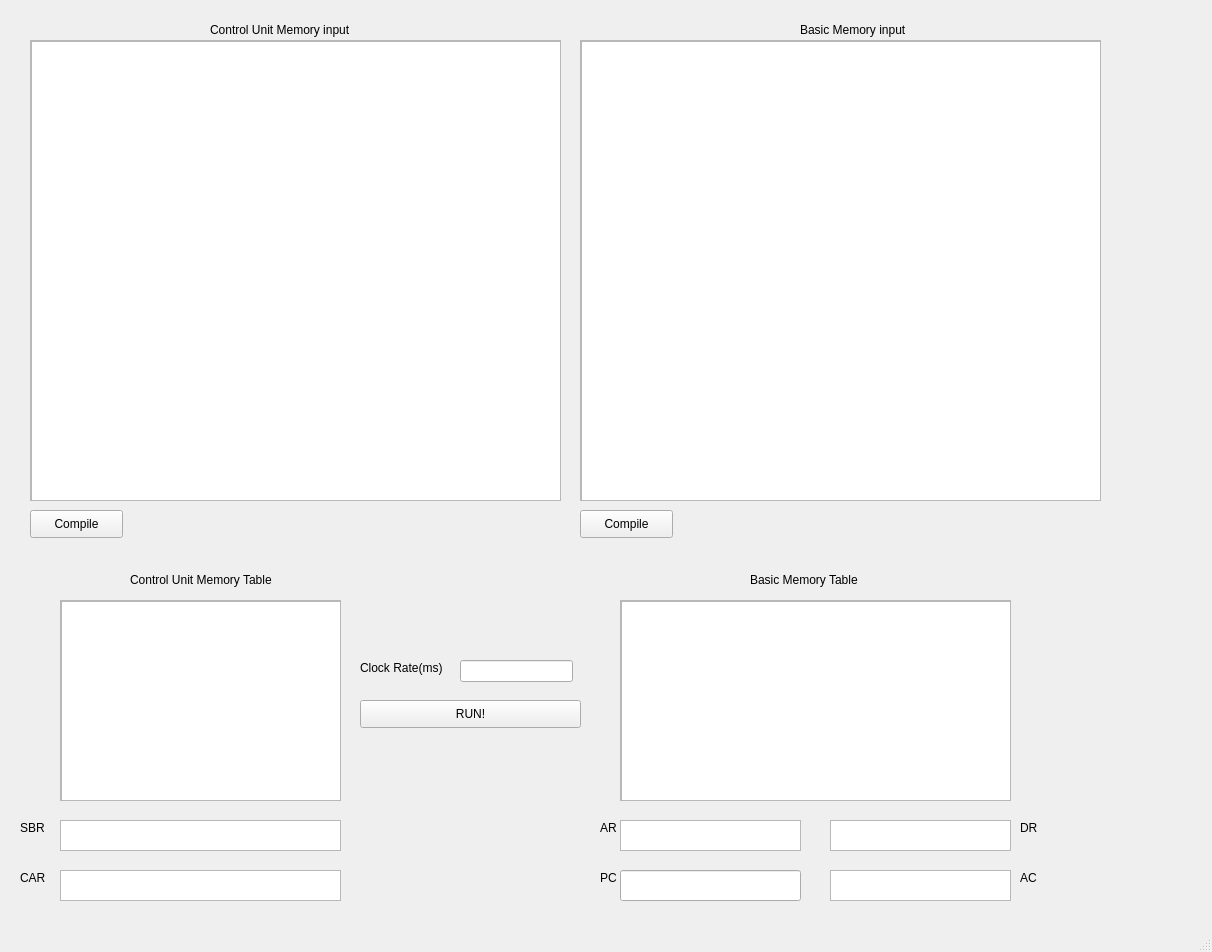
<?xml version="1.0" encoding="UTF-8"?>
<ui version="4.0">
 <class>MainWindow</class>
 <widget class="QMainWindow" name="MainWindow">
  <property name="geometry">
   <rect>
    <x>0</x>
    <y>0</y>
    <width>1212</width>
    <height>952</height>
   </rect>
  </property>
  <property name="windowTitle">
   <string>MainWindow</string>
  </property>
  <widget class="QWidget" name="centralwidget">
   <widget class="QScrollArea" name="scrollArea">
    <property name="geometry">
     <rect>
      <x>30</x>
      <y>40</y>
      <width>531</width>
      <height>461</height>
     </rect>
    </property>
    <property name="widgetResizable">
     <bool>true</bool>
    </property>
    <widget class="QWidget" name="scrollAreaWidgetContents_2">
     <property name="geometry">
      <rect>
       <x>0</x>
       <y>0</y>
       <width>529</width>
       <height>459</height>
      </rect>
     </property>
     <widget class="QPlainTextEdit" name="control_unit_input">
      <property name="geometry">
       <rect>
        <x>0</x>
        <y>0</y>
        <width>531</width>
        <height>461</height>
       </rect>
      </property>
     </widget>
    </widget>
   </widget>
   <widget class="QPushButton" name="compile">
    <property name="geometry">
     <rect>
      <x>30</x>
      <y>510</y>
      <width>93</width>
      <height>28</height>
     </rect>
    </property>
    <property name="text">
     <string>Compile</string>
    </property>
   </widget>
   <widget class="QLabel" name="label">
    <property name="geometry">
     <rect>
      <x>210</x>
      <y>20</y>
      <width>161</width>
      <height>20</height>
     </rect>
    </property>
    <property name="text">
     <string>Control Unit Memory input</string>
    </property>
   </widget>
   <widget class="QLabel" name="label_2">
    <property name="geometry">
     <rect>
      <x>800</x>
      <y>20</y>
      <width>131</width>
      <height>20</height>
     </rect>
    </property>
    <property name="text">
     <string>Basic Memory input</string>
    </property>
   </widget>
   <widget class="QTextBrowser" name="show_SBR">
    <property name="geometry">
     <rect>
      <x>60</x>
      <y>820</y>
      <width>281</width>
      <height>31</height>
     </rect>
    </property>
   </widget>
   <widget class="QTextBrowser" name="show_CAR">
    <property name="geometry">
     <rect>
      <x>60</x>
      <y>870</y>
      <width>281</width>
      <height>31</height>
     </rect>
    </property>
   </widget>
   <widget class="QTextBrowser" name="show_AR">
    <property name="geometry">
     <rect>
      <x>620</x>
      <y>820</y>
      <width>181</width>
      <height>31</height>
     </rect>
    </property>
   </widget>
   <widget class="QTextBrowser" name="show_DR">
    <property name="geometry">
     <rect>
      <x>830</x>
      <y>820</y>
      <width>181</width>
      <height>31</height>
     </rect>
    </property>
   </widget>
   <widget class="QTextBrowser" name="show_AC">
    <property name="geometry">
     <rect>
      <x>830</x>
      <y>870</y>
      <width>181</width>
      <height>31</height>
     </rect>
    </property>
   </widget>
   <widget class="QLabel" name="label_3">
    <property name="geometry">
     <rect>
      <x>20</x>
      <y>820</y>
      <width>55</width>
      <height>16</height>
     </rect>
    </property>
    <property name="text">
     <string>SBR</string>
    </property>
   </widget>
   <widget class="QLabel" name="label_4">
    <property name="geometry">
     <rect>
      <x>20</x>
      <y>870</y>
      <width>55</width>
      <height>16</height>
     </rect>
    </property>
    <property name="text">
     <string>CAR</string>
    </property>
   </widget>
   <widget class="QLabel" name="label_5">
    <property name="geometry">
     <rect>
      <x>600</x>
      <y>820</y>
      <width>55</width>
      <height>16</height>
     </rect>
    </property>
    <property name="text">
     <string>AR</string>
    </property>
   </widget>
   <widget class="QLabel" name="label_6">
    <property name="geometry">
     <rect>
      <x>600</x>
      <y>870</y>
      <width>55</width>
      <height>16</height>
     </rect>
    </property>
    <property name="text">
     <string>PC</string>
    </property>
   </widget>
   <widget class="QLabel" name="label_7">
    <property name="geometry">
     <rect>
      <x>1020</x>
      <y>820</y>
      <width>55</width>
      <height>16</height>
     </rect>
    </property>
    <property name="text">
     <string>DR</string>
    </property>
   </widget>
   <widget class="QLabel" name="label_8">
    <property name="geometry">
     <rect>
      <x>1020</x>
      <y>870</y>
      <width>55</width>
      <height>16</height>
     </rect>
    </property>
    <property name="text">
     <string>AC</string>
    </property>
   </widget>
   <widget class="QPushButton" name="Run">
    <property name="geometry">
     <rect>
      <x>360</x>
      <y>700</y>
      <width>221</width>
      <height>28</height>
     </rect>
    </property>
    <property name="text">
     <string>RUN!</string>
    </property>
   </widget>
   <widget class="QScrollArea" name="scrollArea_2">
    <property name="geometry">
     <rect>
      <x>580</x>
      <y>40</y>
      <width>521</width>
      <height>461</height>
     </rect>
    </property>
    <property name="widgetResizable">
     <bool>true</bool>
    </property>
    <widget class="QWidget" name="scrollAreaWidgetContents">
     <property name="geometry">
      <rect>
       <x>0</x>
       <y>0</y>
       <width>519</width>
       <height>459</height>
      </rect>
     </property>
     <widget class="QPlainTextEdit" name="Basic_Memory">
      <property name="geometry">
       <rect>
        <x>0</x>
        <y>0</y>
        <width>521</width>
        <height>461</height>
       </rect>
      </property>
     </widget>
    </widget>
   </widget>
   <widget class="QScrollArea" name="scrollArea_3">
    <property name="geometry">
     <rect>
      <x>60</x>
      <y>600</y>
      <width>281</width>
      <height>201</height>
     </rect>
    </property>
    <property name="widgetResizable">
     <bool>true</bool>
    </property>
    <widget class="QWidget" name="scrollAreaWidgetContents_3">
     <property name="geometry">
      <rect>
       <x>0</x>
       <y>0</y>
       <width>279</width>
       <height>199</height>
      </rect>
     </property>
     <widget class="QTableView" name="conterol_unit_tabl">
      <property name="geometry">
       <rect>
        <x>0</x>
        <y>0</y>
        <width>301</width>
        <height>201</height>
       </rect>
      </property>
      <attribute name="horizontalHeaderCascadingSectionResizes">
       <bool>true</bool>
      </attribute>
      <attribute name="horizontalHeaderDefaultSectionSize">
       <number>200</number>
      </attribute>
     </widget>
    </widget>
   </widget>
   <widget class="QLabel" name="label_9">
    <property name="geometry">
     <rect>
      <x>130</x>
      <y>570</y>
      <width>161</width>
      <height>20</height>
     </rect>
    </property>
    <property name="text">
     <string>Control Unit Memory Table</string>
    </property>
   </widget>
   <widget class="QScrollArea" name="scrollArea_4">
    <property name="geometry">
     <rect>
      <x>620</x>
      <y>600</y>
      <width>391</width>
      <height>201</height>
     </rect>
    </property>
    <property name="widgetResizable">
     <bool>true</bool>
    </property>
    <widget class="QWidget" name="scrollAreaWidgetContents_4">
     <property name="geometry">
      <rect>
       <x>0</x>
       <y>0</y>
       <width>389</width>
       <height>199</height>
      </rect>
     </property>
     <widget class="QTableView" name="basicMemoryTable">
      <property name="geometry">
       <rect>
        <x>0</x>
        <y>0</y>
        <width>391</width>
        <height>201</height>
       </rect>
      </property>
     </widget>
    </widget>
   </widget>
   <widget class="QLabel" name="label_10">
    <property name="geometry">
     <rect>
      <x>750</x>
      <y>570</y>
      <width>131</width>
      <height>20</height>
     </rect>
    </property>
    <property name="text">
     <string>Basic Memory Table</string>
    </property>
   </widget>
   <widget class="QPushButton" name="BasicMemoryCompile">
    <property name="geometry">
     <rect>
      <x>580</x>
      <y>510</y>
      <width>93</width>
      <height>28</height>
     </rect>
    </property>
    <property name="text">
     <string>Compile</string>
    </property>
   </widget>
   <widget class="QLineEdit" name="pc">
    <property name="geometry">
     <rect>
      <x>620</x>
      <y>870</y>
      <width>181</width>
      <height>31</height>
     </rect>
    </property>
   </widget>
   <widget class="QLabel" name="label_11">
    <property name="geometry">
     <rect>
      <x>360</x>
      <y>660</y>
      <width>91</width>
      <height>16</height>
     </rect>
    </property>
    <property name="text">
     <string>Clock Rate(ms)</string>
    </property>
   </widget>
   <widget class="QLineEdit" name="clock_rate">
    <property name="geometry">
     <rect>
      <x>460</x>
      <y>660</y>
      <width>113</width>
      <height>22</height>
     </rect>
    </property>
   </widget>
  </widget>
  <widget class="QMenuBar" name="menubar">
   <property name="geometry">
    <rect>
     <x>0</x>
     <y>0</y>
     <width>1212</width>
     <height>26</height>
    </rect>
   </property>
  </widget>
  <widget class="QStatusBar" name="statusbar"/>
 </widget>
 <resources/>
 <connections/>
</ui>
